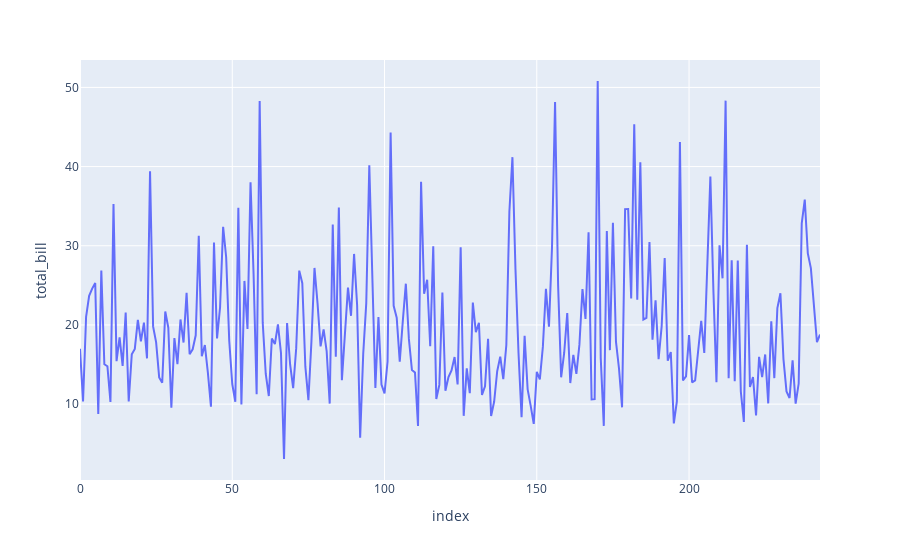

Here is the notebook cell this chart was saved with:
### Code cell
px.line(tps,y="total_bill")

### Figure 1 — Plotly figure (JSON) as saved in the notebook; plotly's stock layout.template omitted (floating-point values rounded to 4 significant figures; data arrays with more than 128 entries replaced by an {"elided": "..."} marker saying what was removed)
{"data": [{"hovertemplate": "index=%{x}<br>total_bill=%{y}<extra></extra>", "legendgroup": "", "line": {"color": "#636efa", "dash": "solid"}, "marker": {"symbol": "circle"}, "mode": "lines", "name": "", "orientation": "v", "showlegend": false, "type": "scatter", "x": {"elided": "244 int values"}, "xaxis": "x", "y": {"elided": "244 float values"}, "yaxis": "y"}], "layout": {"legend": {"tracegroupgap": 0}, "margin": {"t": 60}, "xaxis": {"anchor": "y", "domain": [0, 1], "title": {"text": "index"}}, "yaxis": {"anchor": "x", "domain": [0, 1], "title": {"text": "total_bill"}}}}
